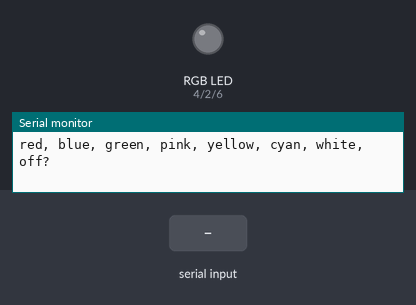
The sketch below on a simulated Arduino Uno, built with avr-gcc and run on an emulated ATmega328P. Shown: an RGB LED mixed from three pins (HIGH = lit), the last lines printed to the serial monitor. The test bench sets the inputs (shaded band).

Above: at 1.2 s.
1.3 s: "red" received over Serial
At 3.5 s:
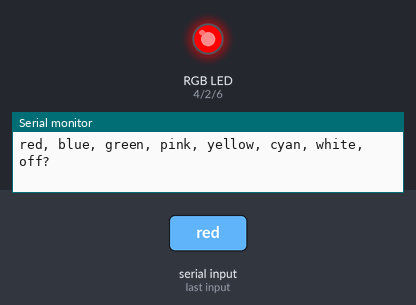
3.8 s: "green" received over Serial
At 5.7 s:
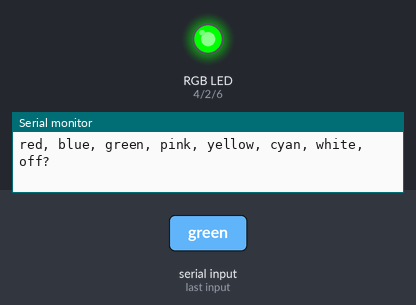
6.3 s: "blue" received over Serial
At 8.5 s:
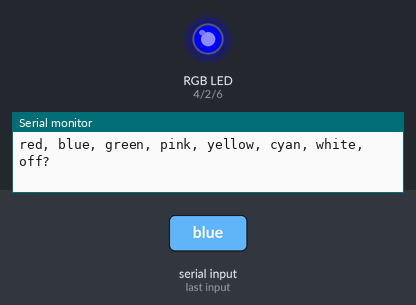
8.8 s: "pink" received over Serial
At 10.7 s:
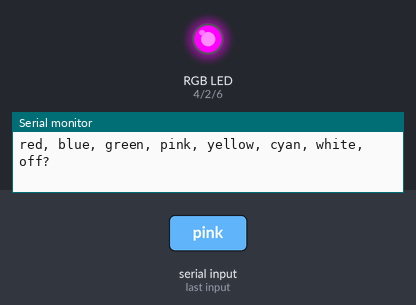
11.3 s: "yellow" received over Serial
At 12.6 s:
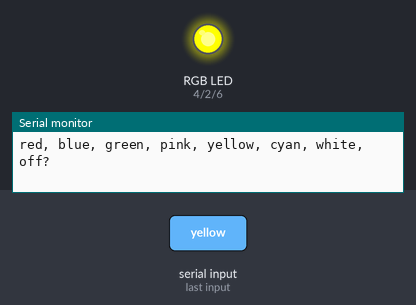
13.8 s: "cyan" received over Serial
At 15.7 s:
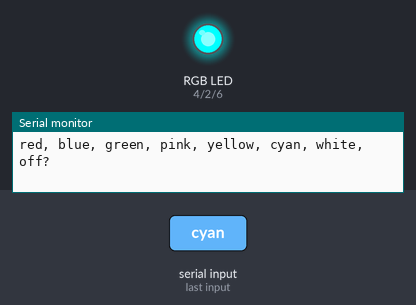
Timing chart, 0 to 17.2 s (numbered marks = the images above; inputs shaded):
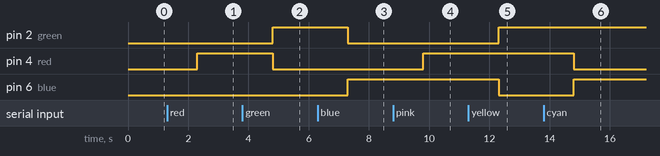

The sketch:

rgbDigital.ino
```cpp
int red = 4;
int green = 2;
int blue = 6;
String chosenCol;
String msg = "red, blue, green, pink, yellow, cyan, white, off?";

void setup()
{
  Serial.begin(9600);
  pinMode(2, OUTPUT);
  pinMode(4, OUTPUT);
  pinMode(6, OUTPUT);
}

void loop()
{
  Serial.println(msg);

  while (Serial.available() == 0)
  {
  }

  chosenCol = Serial.readString();

  if (chosenCol == "red")
  {
    digitalWrite(red, HIGH);
    digitalWrite(green, LOW);
    digitalWrite(blue, LOW);
  }
  else if (chosenCol == "green")
  {
    digitalWrite(red, LOW);
    digitalWrite(green, HIGH);
    digitalWrite(blue, LOW);
  }
  else if (chosenCol == "blue")
  {
    digitalWrite(red, LOW);
    digitalWrite(green, LOW);
    digitalWrite(blue, HIGH);
  }
  else if (chosenCol == "pink")
  {
    digitalWrite(red, HIGH);
    digitalWrite(green, LOW);
    digitalWrite(blue, HIGH);
  }
  else if (chosenCol == "yellow")
  {
    digitalWrite(red, HIGH);
    digitalWrite(green, HIGH);
    digitalWrite(blue, LOW);
  }
  else if (chosenCol == "cyan")
  {
    digitalWrite(red, LOW);
    digitalWrite(green, HIGH);
    digitalWrite(blue, HIGH);
  }
  else if (chosenCol == "white")
  {
    digitalWrite(red, HIGH);
    digitalWrite(green, HIGH);
    digitalWrite(blue, HIGH);
  }
  else if (chosenCol == "off")
  {
    digitalWrite(red, LOW);
    digitalWrite(green, LOW);
    digitalWrite(blue, LOW);
  }
}
```

Measured:
- after the input at 1.3 s, pin 4 (red): LOW → HIGH after 1.0 s
- after the input at 3.8 s, pin 2 (green): LOW → HIGH after 1.0 s; pin 4 (red): HIGH → LOW after 1.0 s
- after the input at 6.3 s, pin 2 (green): HIGH → LOW after 1.0 s; pin 6 (blue): LOW → HIGH after 1.0 s
- after the input at 8.8 s, pin 4 (red): LOW → HIGH after 1.0 s
- after the input at 11.3 s, pin 2 (green): LOW → HIGH after 1.0 s; pin 6 (blue): HIGH → LOW after 1.0 s
- after the input at 13.8 s, pin 4 (red): HIGH → LOW after 1.0 s; pin 6 (blue): LOW → HIGH after 1.0 s
